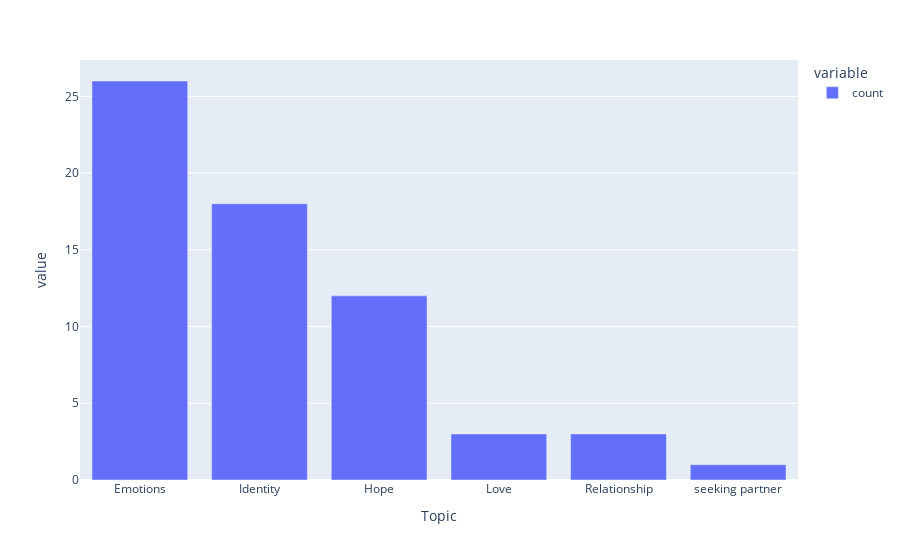

Notebook cell for this chart:
### Code cell
test_chart = test["Topic"].value_counts()

px.bar(test_chart)

### Figure 1 — Plotly figure (JSON) as saved in the notebook; plotly's stock layout.template omitted (floating-point values rounded to 4 significant figures)
{"data": [{"alignmentgroup": "True", "hovertemplate": "variable=count<br>Topic=%{x}<br>value=%{y}<extra></extra>", "legendgroup": "count", "marker": {"color": "#636efa", "pattern": {"shape": ""}}, "name": "count", "offsetgroup": "count", "orientation": "v", "showlegend": true, "textposition": "auto", "type": "bar", "x": ["Emotions", "Identity", "Hope", "Love", "Relationship", "seeking partner"], "xaxis": "x", "y": [26, 18, 12, 3, 3, 1], "yaxis": "y"}], "layout": {"barmode": "relative", "legend": {"title": {"text": "variable"}, "tracegroupgap": 0}, "margin": {"t": 60}, "xaxis": {"anchor": "y", "domain": [0, 1], "title": {"text": "Topic"}}, "yaxis": {"anchor": "x", "domain": [0, 1], "title": {"text": "value"}}}}
